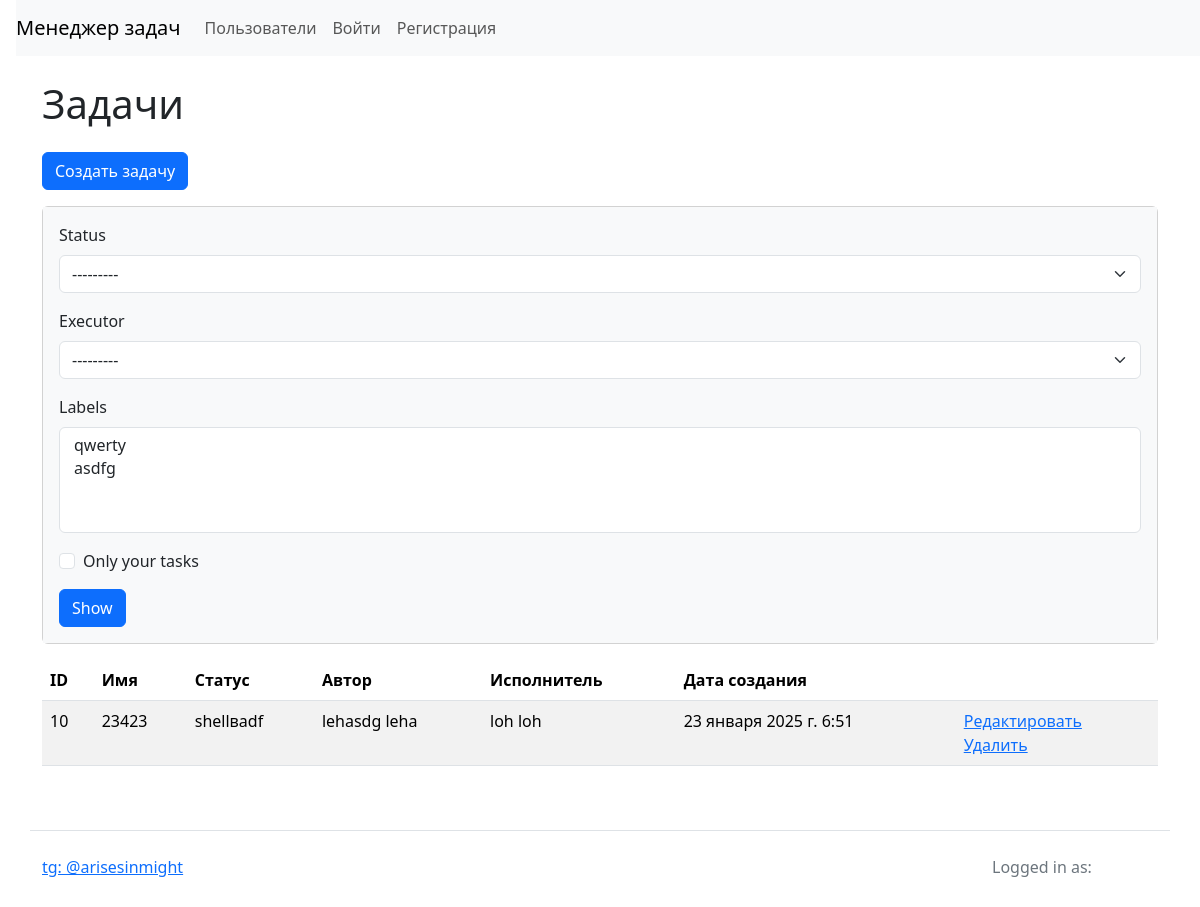
/tasks/, run on an earlier commit of the app's database.
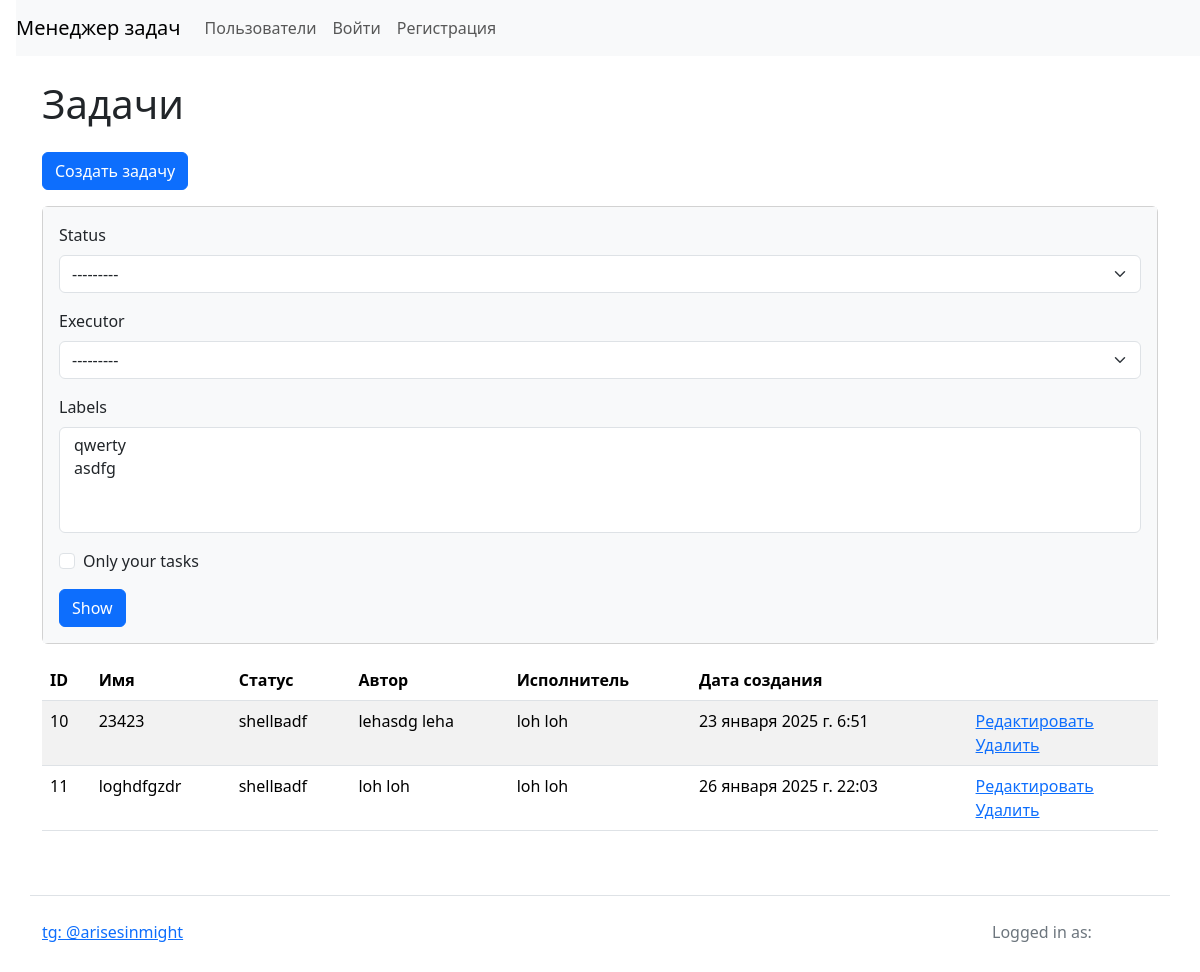
And on a later commit of the database.
### task_manager/tasks/models.py (models this page shows, shortened)
class Task(models.Model):
    name = models.CharField(max_length=150)
    description = models.TextField()
    status = models.ForeignKey(Status, on_delete=models.PROTECT, related_name='on_task')
    executor = models.ForeignKey(User, on_delete=models.PROTECT, related_name='got_tasks')
    labels = models.ManyToManyField(Label, through=Labeling)
    author = models.ForeignKey(User, on_delete=models.PROTECT, related_name='created_tasks')
    created_at = models.DateTimeField(auto_now_add=True)

### task_manager/statuses/models.py (models this page shows)
class Status(models.Model):
    name = models.CharField(max_length=150)
    created_at = models.DateTimeField(auto_now_add=True)
    def __str__(self):
        return self.name

### task_manager/users/models.py (models this page shows, shortened)
class User(AbstractUser):
    def __str__(self):
        return self.get_full_name()

### task_manager/tasks/views.py (the view)
# urls.py: path('',  views.TasksIndexView.as_view(), name='tasks_index'),
class TasksIndexView(LoginRequired, FilterView):
    model = Task
    context_object_name = 'tasks'
    template_name = 'tasks/tasks_index.html'
    filterset_class = TaskFilter

### task_manager/labels/models.py (called while the page is built)
    def __str__(self):
        return self.name

### task_manager/templates/tasks/tasks_index.html (shortened to what this page needs)
{% extends "base.html" %}
{% block content %}
{% load i18n %}
{% load crispy_forms_tags %}
<h1 class="my-4">
{% trans 'Tasks' %}
</h1>
<a href="{% url 'task_create' %}" class="btn btn-primary" role="button">
  {% trans 'Create task' %}
</a>
<div class="card mb-3">
  <div class="card-body bg-light">
    <form class="form-inline center" method="get">
      {{ filter.form | crispy }}
      <input class="btn btn-primary" type="submit" value="{% trans 'Show' %}">
    </form>
  </div>
</div>
<table class="table table-striped">
  <thead>
    <tr>
      <th>ID</th>
      <th>{% trans 'Name' %}</th>
      <th>{% trans 'Status' %}</th>
      <th>{% trans 'Author' %}</th>
      <th>{% trans 'Executor' %}</th>
      <th>{% trans 'Created at' %}</th>
      <th></th>
    </tr>
  </thead>
  <tbody>
    {% for task in tasks %}
      <tr>
        <td>{{ task.id }}</td>
        <td>{{ task.name }}</td>
        <td>{{ task.status }}</td>
        <td>{{ task.author }}</td>
        <td>{{ task.executor }}</td>
        <td>{{ task.created_at }}</td>
        <td>
          <a href="{% url 'task_update' pk=task.id %}">{% trans 'Update' %}</a>
          <br>
          <a href="{% url 'task_delete' pk=task.id %}">{% trans 'Delete' %}</a>
        </td>
      </tr>
    {% endfor %}
  </tbody>
</table>
{% endblock %}

What changed in the data, as far as the page shows it:
added Task: id "11", name "loghdfgzdr", status "shellваdf", author "loh loh", executor "loh loh", created_at "26 января 2025 г. 22:03"
